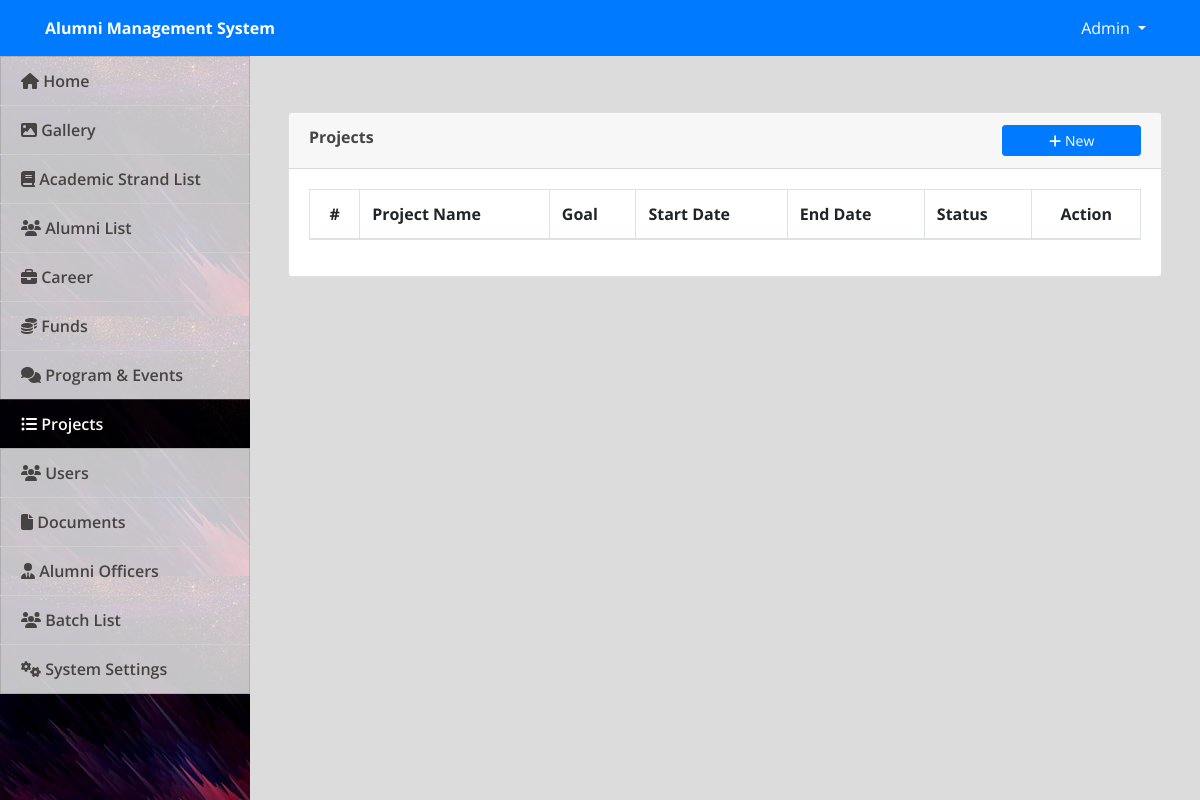
Page /admin/index.php?page=projects (signed in) on the earlier database version.
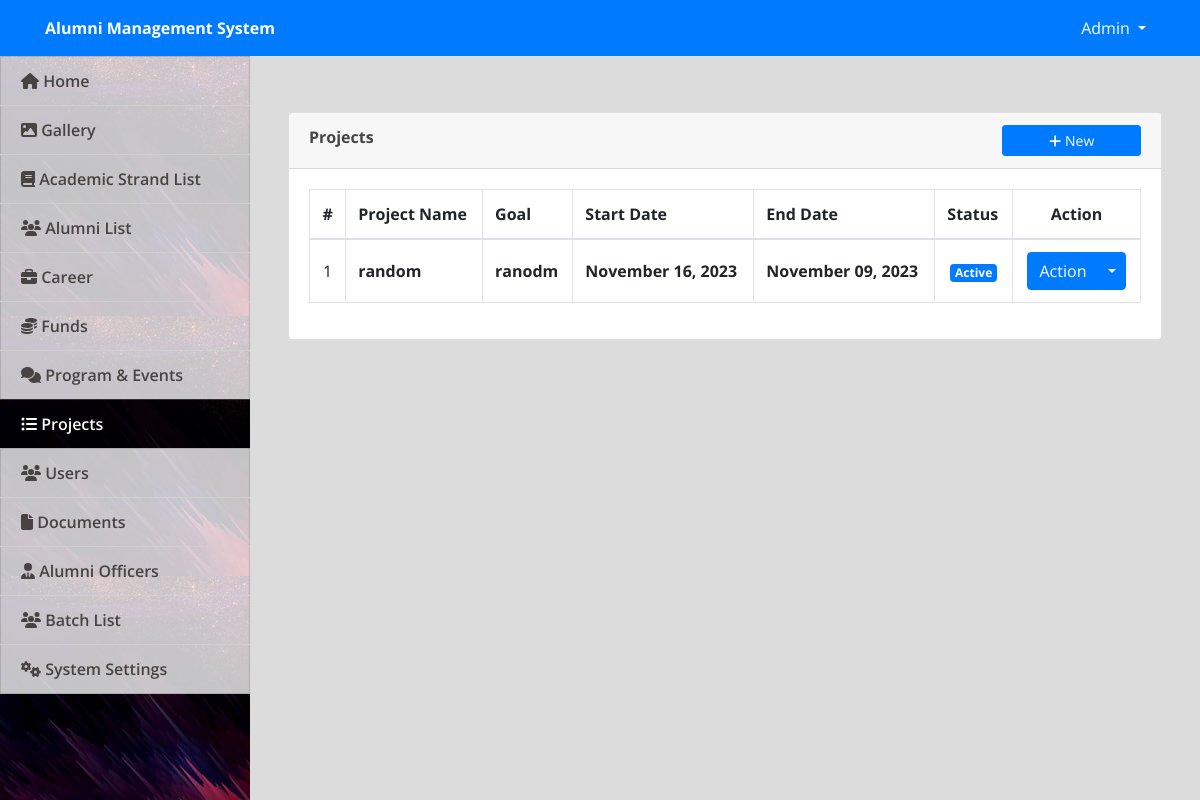
Same page on the later database version.
### tables this page shows
CREATE TABLE `projects` (
  `id` int(10) NOT NULL,
  `name` varchar(200) NOT NULL,
  `goal` varchar(200) NOT NULL,
  `start_date` date NOT NULL,
  `end_date` date NOT NULL,
  `status` int(10) NOT NULL DEFAULT 1
);

### admin/projects.php (the view, shortened to what this page needs)
<?php include('db_connect.php'); ?>
<div class="container-fluid">
    <div class="col-lg-12">
        <div class="row">
            <div class="col-md-12">
                <div class="card">
                    <div class="card-header">
                        <b>Projects</b>
                        <span class="">
                            <button class="btn btn-primary btn-block btn-sm col-sm-2 float-right" type="button" id="new_project">
                                <i class="fa fa-plus"></i> New</button>
                        </span>
                    </div>
                    <div class="card-body">
                        <table class="table table-bordered table-condensed table-hover">
                            <thead>
                                <tr>
                                    <th class="text-center">#</th>
                                    <th class="">Project Name</th>
                                    <th class="">Goal</th>
                                    <th class="">Start Date</th>
                                    <th class="">End Date</th>
                                    <th class="">Status</th>
                                    <th class="text-center">Action</th>
                                </tr>
                            </thead>
                            <tbody>
                                <?php
                                $i = 1;
                                include('../utils/format_date.php');
                                $funds =  $conn->query("SELECT * from projects order by id desc");
                                while ($row = $funds->fetch_assoc()) :
                                ?>
                                    <tr>
                                        <td class="text-center"><?php echo $i++ ?></td>
                                        <td class="">
                                            <p><b><?php echo $row['name'] ?></b></p>
                                        </td>
                                        <td class="">
                                            <p><b><?php echo $row['goal'] ?></b></p>
                                        </td>
                                        <td class="">
                                            <p><b><?php echo format_date($row['start_date'], 'F d, Y'); ?></b></p>
                                        </td>
                                        <td class="">
                                            <p><b><?php echo format_date($row['end_date'], 'F d, Y'); ?></b></p>
                                        </td>
                                        <td class="text-center">
                                            <?php if ($row['status'] == 1) : ?>
                                                <span class="badge badge-primary">Active</span>
                                            <?php else : ?>
                                                <span class="badge badge-danger">Suspended</span>
                                            <?php endif; ?>
                                        </td>
                                        <td class="text-center">
                                            <center>
                                                <div class="btn-group">
                                                    <button type="button" class="btn btn-primary">Action</button>
                                                    <button type="button" class="btn btn-primary dropdown-toggle dropdown-toggle-split" data-toggle="dropdown" aria-haspopup="true" aria-expanded="false">
                                                    </button>
                                                </div>
                                            </center>
                                        </td>
                                    </tr>
                                <?php endwhile; ?>
                            </tbody>
                        </table>
                    </div>
                </div>
            </div>
        </div>
    </div>
</div>

### admin/index.php (shortened to what this page needs)
<!DOCTYPE html>
<html lang="en">
<head>
  <?php
  include('./header.php');
  ?>
</head>
<body>
  <?php include 'topbar.php' ?>
  <?php include 'navbar.php' ?>
  <main id="view-panel">
    <?php $page = isset($_GET['page']) ? $_GET['page'] : 'home'; ?>
    <?php include $page . '.php' ?>
  </main>
</body>
</html>

### admin/header.php (shortened to what this page needs)
<link rel="stylesheet" href="assets/font-awesome/css/all.min.css">
<link href="assets/vendor/bootstrap/css/bootstrap.min.css" rel="stylesheet">
<link href="assets/vendor/icofont/icofont.min.css" rel="stylesheet">
<link href="assets/vendor/boxicons/css/boxicons.min.css" rel="stylesheet">
<link href="assets/vendor/venobox/venobox.css" rel="stylesheet">
<link href="assets/vendor/animate.css/animate.min.css" rel="stylesheet">
<link href="assets/vendor/remixicon/remixicon.css" rel="stylesheet">
<link href="assets/vendor/owl.carousel/assets/owl.carousel.min.css" rel="stylesheet">
<link href="assets/vendor/bootstrap-datepicker/css/bootstrap-datepicker.min.css" rel="stylesheet">
<link href="assets/vendor/DataTables/datatables.min.css" rel="stylesheet">
<link href="assets/css/jquery.datetimepicker.min.css" rel="stylesheet">
<link href="assets/css/select2.min.css" rel="stylesheet">
<link href="assets/css/style.css" rel="stylesheet">
<link type="text/css" rel="stylesheet" href="assets/css/jquery-te-1.4.0.css">

### admin/topbar.php (shortened to what this page needs)
<nav class="navbar navbar-light fixed-top bg-primary" style="padding:0;min-height: 3.5rem">
  <div class="container-fluid mt-2 mb-2">
  	<div class="col-lg-12">
      <div class="col-md-4 float-left text-white">
        <large><b><?php echo isset($_SESSION['system']['name']) ? $_SESSION['system']['name'] : '' ?></b></large>
      </div>
	  	<div class="float-right">
        <div class=" dropdown mr-4">
            <a href="#" class="text-white dropdown-toggle"  id="account_settings" data-toggle="dropdown" aria-haspopup="true" aria-expanded="false"><?php echo $_SESSION['login_name'] ?> </a>
        </div>
      </div>
  </div>
</nav>

### admin/navbar.php (shortened to what this page needs)
<nav id="sidebar" class='mx-lt-5 bg-dark'>
	<div class="sidebar-list">
		<a href="index.php?page=home" class="nav-item nav-home"><span class='icon-field'><i class="fa fa-home"></i></span> Home</a>
		<a href="index.php?page=gallery" class="nav-item nav-gallery"><span class='icon-field'><i class="fa fa-image"></i></span> Gallery </a>
		<a href="index.php?page=courses" class="nav-item nav-courses"><span class='icon-field'><i class="fa fa-book"></i></span> Academic Strand List</a>
		<a href="index.php?page=alumni" class="nav-item nav-alumni"><span class='icon-field'><i class="fa fa-users"></i></span> Alumni List</a>
		<a href="index.php?page=jobs" class="nav-item nav-jobs"><span class='icon-field'><i class="fa fa-briefcase"></i></span> Career</a>
		<a href="index.php?page=funds" class="nav-item nav-funds"><span class='icon-field'><i class="fa fa-coins"></i></span> Funds </a>
		<a href="index.php?page=forums" class="nav-item nav-forums"><span class='icon-field'><i class="fa fa-comments"></i></span> Program & Events </a>
		<?php if ($_SESSION['login_type'] == 1) : ?>
			<a href="index.php?page=projects" class="nav-item nav-projects"><span class='icon-field'><i class="fa fa-list-ul"></i></span> Projects</a>
			<a href="index.php?page=users" class="nav-item nav-users"><span class='icon-field'><i class="fa fa-users"></i></span> Users</a>
			<a href="index.php?page=documents" class="nav-item nav-documents"><span class='icon-field'><i class="fa fa-file"></i></span> Documents</a>
			<a href="index.php?page=alumni_officers" class="nav-item nav-alumni_officers"><span class='icon-field'><i class="fa fa-user-tie"></i></span> Alumni Officers</a>
			<a href="index.php?page=batch_list" class="nav-item nav-batch_list"><span class='icon-field'><i class="fa fa-users"></i></span> Batch List </a>
			<a href="index.php?page=site_settings" class="nav-item nav-site_settings"><span class='icon-field'><i class="fa fa-cogs"></i></span> System Settings</a>
		<?php endif; ?>
	</div>
</nav>

### utils/format_date.php
<?php
    function format_date($date, $format = "h:iA, F d, Y") {
        echo date_format(date_create($date),$format);
    }
?>

### admin/assets/css/style.css (style rules this page uses)
body { font-family: "Open Sans", sans-serif; color: #444444; width: 100%; height: calc(100%); }
a { color: #1977cc; }
nav#sidebar { height: calc(100%); position: fixed; z-index: 99; left: 0; width: 250px; background: url(../uploads/art-cover.jpg); background-repeat: no-repeat; background-size: cover; }
a.nav-item { position: relative; display: block; padding: .75rem 1.25rem; margin-bottom: -1px; border: 1px solid rgba(0,0,0,.125); background-color: #ffffffc4; color: #484343; font-weight: 600; }
a.nav-item:hover, .nav-item.active { background-color: #000000ad; color: #fffafa; }
main#view-panel { margin-left: 250px; width:calc(100% - 250px); margin-top: 3.5rem; padding: .5em }

### admin/index.php (style rules this page uses)
body { background: #80808045; }

### admin/projects.php (style rules this page uses)
td { vertical-align: middle !important; }
td p { margin: unset }

Differences in the rows shown:
added projects: name "random", goal "ranodm", start_date "November 16, 2023 November 09, 2023", status "Active"
